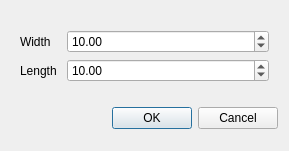
<?xml version="1.0" encoding="UTF-8"?>
<ui version="4.0">
 <class>PlaneDialog</class>
 <widget class="QDialog" name="PlaneDialog">
  <property name="geometry">
   <rect>
    <x>0</x>
    <y>0</y>
    <width>289</width>
    <height>151</height>
   </rect>
  </property>
  <property name="sizePolicy">
   <sizepolicy hsizetype="Maximum" vsizetype="Minimum">
    <horstretch>0</horstretch>
    <verstretch>0</verstretch>
   </sizepolicy>
  </property>
  <property name="windowTitle">
   <string>Dialog</string>
  </property>
  <layout class="QVBoxLayout" name="verticalLayout">
   <item>
    <widget class="QWidget" name="widget" native="true">
     <property name="sizePolicy">
      <sizepolicy hsizetype="Preferred" vsizetype="Maximum">
       <horstretch>0</horstretch>
       <verstretch>0</verstretch>
      </sizepolicy>
     </property>
     <layout class="QFormLayout" name="formLayout">
      <item row="0" column="1">
       <widget class="QDoubleSpinBox" name="widthSpinBox">
        <property name="sizePolicy">
         <sizepolicy hsizetype="Preferred" vsizetype="Fixed">
          <horstretch>0</horstretch>
          <verstretch>0</verstretch>
         </sizepolicy>
        </property>
        <property name="showGroupSeparator" stdset="0">
         <bool>false</bool>
        </property>
        <property name="minimum">
         <double>0.010000000000000</double>
        </property>
        <property name="maximum">
         <double>1000.000000000000000</double>
        </property>
        <property name="value">
         <double>10.000000000000000</double>
        </property>
       </widget>
      </item>
      <item row="0" column="0">
       <widget class="QLabel" name="widthLabel">
        <property name="text">
         <string>Width </string>
        </property>
       </widget>
      </item>
      <item row="1" column="1">
       <widget class="QDoubleSpinBox" name="lengthSpinBox">
        <property name="minimum">
         <double>0.010000000000000</double>
        </property>
        <property name="maximum">
         <double>1000.000000000000000</double>
        </property>
        <property name="value">
         <double>10.000000000000000</double>
        </property>
       </widget>
      </item>
      <item row="1" column="0">
       <widget class="QLabel" name="lengthLabel">
        <property name="text">
         <string>Length </string>
        </property>
       </widget>
      </item>
     </layout>
    </widget>
   </item>
   <item>
    <widget class="QDialogButtonBox" name="buttonBox">
     <property name="sizePolicy">
      <sizepolicy hsizetype="MinimumExpanding" vsizetype="Fixed">
       <horstretch>0</horstretch>
       <verstretch>0</verstretch>
      </sizepolicy>
     </property>
     <property name="orientation">
      <enum>Qt::Horizontal</enum>
     </property>
     <property name="standardButtons">
      <set>QDialogButtonBox::Cancel|QDialogButtonBox::Ok</set>
     </property>
     <property name="centerButtons">
      <bool>false</bool>
     </property>
    </widget>
   </item>
  </layout>
 </widget>
 <resources/>
 <connections>
  <connection>
   <sender>buttonBox</sender>
   <signal>accepted()</signal>
   <receiver>PlaneDialog</receiver>
   <slot>accept()</slot>
   <hints>
    <hint type="sourcelabel">
     <x>248</x>
     <y>254</y>
    </hint>
    <hint type="destinationlabel">
     <x>157</x>
     <y>274</y>
    </hint>
   </hints>
  </connection>
  <connection>
   <sender>buttonBox</sender>
   <signal>rejected()</signal>
   <receiver>PlaneDialog</receiver>
   <slot>reject()</slot>
   <hints>
    <hint type="sourcelabel">
     <x>316</x>
     <y>260</y>
    </hint>
    <hint type="destinationlabel">
     <x>286</x>
     <y>274</y>
    </hint>
   </hints>
  </connection>
 </connections>
</ui>
